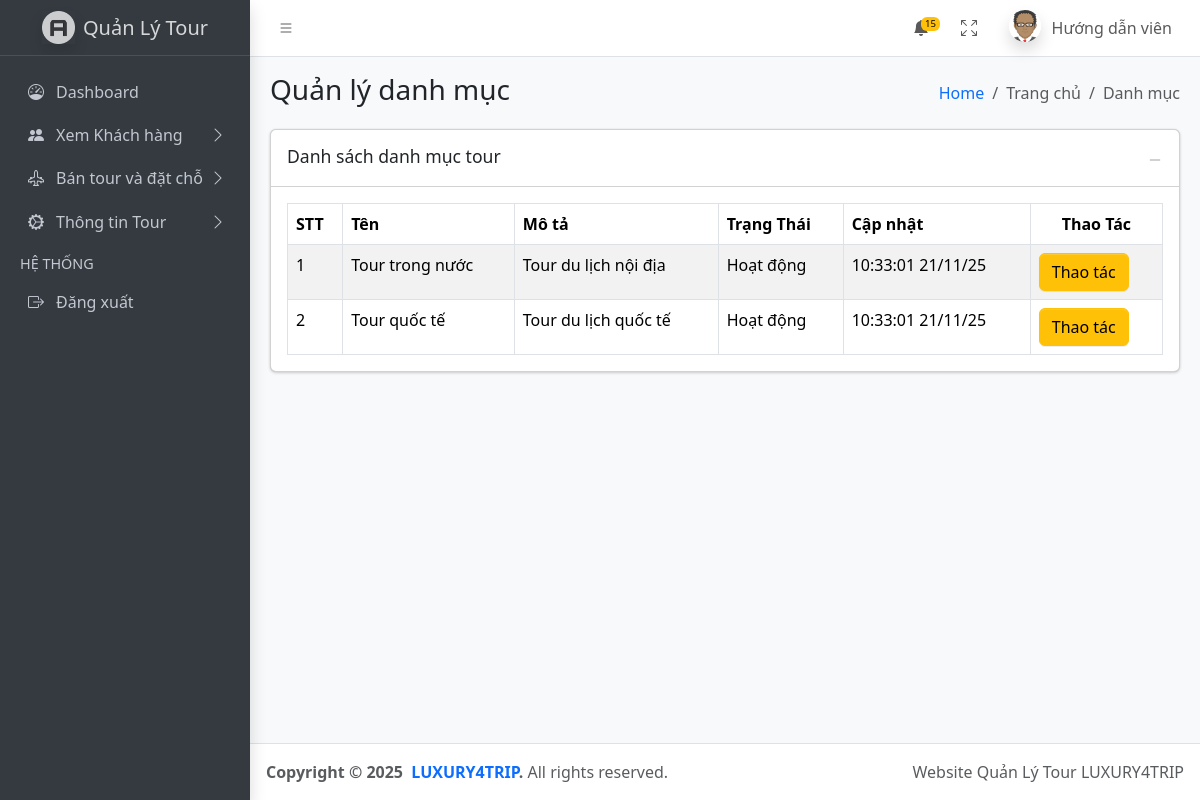
Page /?act=Category (signed in) on the committed database.
### tables this page shows
CREATE TABLE `categories` (
  `id` bigint(20) NOT NULL,
  `name` varchar(100) NOT NULL,
  `description` text DEFAULT NULL,
  `status` tinyint(4) NOT NULL,
  `created_at` timestamp NOT NULL DEFAULT current_timestamp(),
  `updated_at` timestamp NOT NULL DEFAULT current_timestamp() ON UPDATE current_timestamp()
);

### src/controllers/CategoryController.php (called while the page is built)
<?php
class CategoryController
{
    public function index(){
        $keyword = isset($_GET['keyword']) ? trim($_GET['keyword']) : '';
        $status = isset($_GET['status']) ? $_GET['status'] !== '' ? $_GET['status'] : null : null;
        $categories = Category::all($status, $keyword);
        view('admin.categories.index' , [
            'title' => 'Quản lý danh mục',
            'categories' => $categories,
            'keyword' => $keyword,
            'currentKeyword' => $keyword,
            'currentStatus' => $status
        ]);
    }
}
?>

### src/models/Category.php (called while the page is built, shortened)
<?php
class Category
{
    public function __construct($data = [])
    {
      if (is_array($data)) {
        $this->name = $data['name'] ?? null;
        $this->description = $data['description'] ?? null;
        $this->status = $data['status'] ?? null;
        $this->updated_at = $data['updated_at'] ?? null;
      }
    }
public static function all($status = null, $keyword = null)
{
    $db = getDB();
   try {
    $params = [];
  $sql = "SELECT * FROM categories";
  $sql .= " ORDER BY created_at DESC";
  $stmt = $db->prepare($sql);
  $stmt->execute($params);
  $result = $stmt->fetchAll();
  $categories = [];
  foreach ($result as $key => $row) {
    $categories[] = new Category($row);
  }
  return $categories;
}catch (PDOException $e){
    error_log("lỗi khi lấy dữ liieuej dnah mục tour" . $e->getMessage());
    return [];
  }
}
}

### views/admin/categories/index.php (the view, shortened to what this page needs)
<div class="row">
  <div class="col-12">
    <div class="card">
      <div class="card-header">
        <h3 class="card-title">Danh sách danh mục tour</h3>
        <div class="card-tools">
          <button
            type="button"
            class="btn btn-tool"
            data-lte-toggle="card-collapse"
            title="Collapse"
          >
            <i data-lte-icon="collapse" class="bi bi-dash-lg"></i>
          </button>
        </div>
      </div>
      <div class="card-body">
          <?php if(!empty($categories)): ?>
            <table class="table table-bordered table-striped tabler-hover">
              <thead>
                <tr>
                  <th>STT</th>
                  <th>Tên</th>
                  <th>Mô tả</th>
                  <th>Trạng Thái</th>
                  <th>Cập nhật</th>
                  <th class="text-center">Thao Tác</th>
                </tr>
              </thead>
              <tbody>
                <?php foreach($categories as $index => $category): ?>
                  <tr>
                    <td><?= $index +1 ?></td>
                    <td><?=  $category->name ?? '' ?></td>
                    <td><?=  $category->description ?? '' ?></td>
                    <td><?=  $category->status == 1 ? "Hoạt động" : "Dừng Hoạt Động" ?></td>
                    <td><?= $category->updated_at ? date('H:i:s d/m/y', strtotime($category->updated_at)) : '-' ?></td>
                    <td><button class="btn btn-warning">Thao tác</button></td>
                  </tr>
                <?php endforeach ?>
              </tbody>
              </table>
            <?php endif ?>
      </div>
    </div>
  </div>
</div>

### rows in the picture
categories: name "Tour trong nước", description "Tour du lịch nội địa", status "Hoạt động", updated_at "10:33:01 21/11/25"
categories: name "Tour quốc tế", description "Tour du lịch quốc tế", status "Hoạt động", updated_at "10:33:01 21/11/25"

### other values in the picture
$currentUser->name "Hướng dẫn viên"
$pageTitle "Quản lý danh mục"
$item['label'] "Trang chủ"
$item['label'] "Danh mục"
